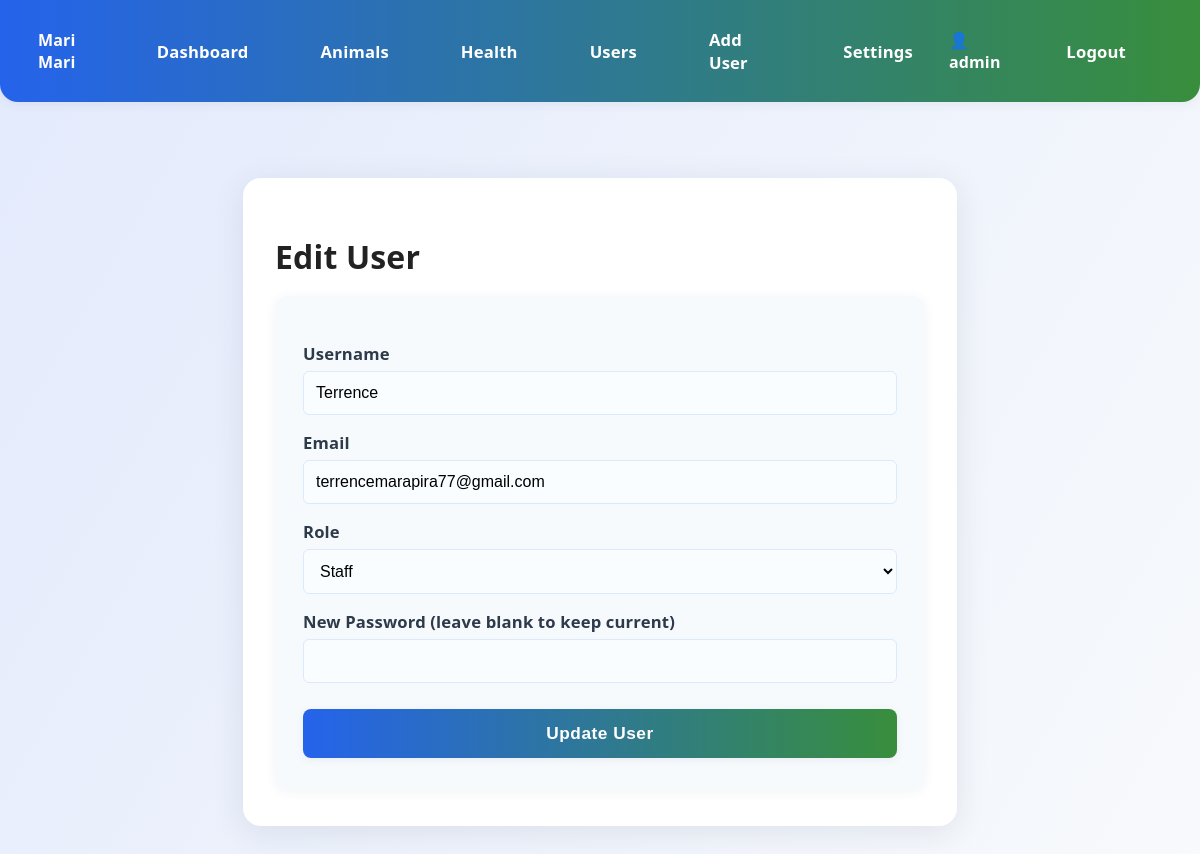
Screenshot of /users/2/edit (signed in) with the database file from the repository.
### models/settings.py (models this page shows)
class AppSettings(db.Model):
    __tablename__ = "app_settings"
    id = db.Column(db.Integer, primary_key=True)
    farm_name = db.Column(db.String(128), default="My Farm")

### models/user.py (models this page shows, shortened)
class User(db.Model):
    __tablename__ = 'user'
    id = db.Column(db.Integer, primary_key=True)
    username = db.Column(db.String(50), unique=True, nullable=False)
    email = db.Column(db.String(120), unique=True, nullable=False)
    password_hash = db.Column(db.String(128), nullable=False)
    role = db.Column(db.String(20), default='staff')  # 'admin', 'staff', etc.

### app.py (the view, shortened to what this page needs)
@app.route("/users/<int:user_id>/edit", methods=["GET", "POST"])
def edit_user(user_id):
    if not g.current_user or g.current_user.role != "admin":
        flash("Only admin can edit users.", "danger")
        return redirect(url_for("dashboard"))
    user = User.query.get_or_404(user_id)
    return render_template("edit_user.html", user=user)

### app.py (called while the page is built)
@app.before_request
def create_tables():
    try:
        if not AppSettings.query.first():
            default_settings = AppSettings(farm_name="My Farm")
            db.session.add(default_settings)
            db.session.commit()
        admin_user = User.query.filter_by(username="admin").first()
        if not admin_user:
            admin = User(username="admin", email="admin@example.com", role="admin")
            admin.set_password("pass123")
            db.session.add(admin)
            db.session.commit()
            print("[DEBUG] Admin user created with username 'admin' and password 'pass123'. Hash:", admin.password_hash)
        else:
            print(f"[DEBUG] Admin user already exists. Username: {admin_user.username}, Hash: {admin_user.password_hash}")
    except Exception as e:
        print(f"[DEBUG] Exception in create_tables: {e}")
        pass

@app.before_request
def load_logged_in_user():
    user_id = session.get("user_id")
    g.current_user = db.session.get(User,user_id) if user_id else None

def get_settings():
    try:
        return AppSettings.query.first()
    except Exception:
        return None

@app.context_processor
def inject_globals():
    return dict(settings=get_settings(), get_flashed_messages=get_flashed_messages)

### templates/edit_user.html (shortened to what this page needs)
{% extends "base.html" %}
{% block content %}
<div class="container">
  <h1 style="margin-bottom: 18px;">Edit User</h1>
  <form method="POST" class="form-card">
    <label>Username</label>
    <input type="text" name="username" value="{{ user.username }}" required>
    <label>Email</label>
    <input type="email" name="email" value="{{ user.email }}" required>
    <label>Role</label>
    <select name="role" required>
      <option value="staff" {% if user.role == "staff" %}selected{% endif %}>Staff</option>
    </select>
    <label>New Password (leave blank to keep current)</label>
    <input type="password" name="password" autocomplete="new-password">
    <button type="submit">Update User</button>
  </form>
</div>
{% endblock %}

### templates/base.html (shortened to what this page needs)
<!DOCTYPE html>
<html>
<head>
  <link rel="stylesheet" href="/static/style.css">
</head>
<body>
  <div class="navbar">
    <div class="nav-left">
      <span style="font-weight:700; color:#fff; margin-right:18px;">
        {{ (settings.farm_name if settings is defined else "Farm Manager") }}
      </span>
      <a href="/dashboard">Dashboard</a>
      <a href="/animals">Animals</a>
      <a href="/health-records">Health</a>
      {% if g.current_user and g.current_user.role == 'admin' %}
        <a href="/users">Users</a>
        <a href="/register">Add User</a>
        <a href="/settings">Settings</a>
      {% endif %}
    </div>
    <div class="nav-right">
      {% if g.current_user %}
        <span style="margin-right: 12px; font-weight:600; color:#fff; letter-spacing:0.01em;">👤 {{ g.current_user.username }}</span>
        <a href="/logout">Logout</a>
      {% endif %}
    </div>
  </div>
  <div class="content">
    {% block content %}{% endblock %}
  </div>
</body>
</html>

### static/style.css (style rules this page uses)
body { min-height: 100vh; font-family: 'Segoe UI', 'Roboto', Arial, sans-serif; background: linear-gradient(120deg, #e3eafc 0%, #f8fafc 100%); margin: 0; padding: 0; color: #222; letter-spacing: 0.01em; }
.container { max-width: 650px; margin: 48px auto; padding: 36px 32px; background: #fff; box-shadow: 0 6px 32px rgba(44,62,80,0.10); border-radius: 18px; }
.form-card { display: flex; flex-direction: column; background: #f7fafd; border-radius: 12px; padding: 32px 28px; box-shadow: 0 2px 12px rgba(44,62,80,0.06); }
label { margin: 14px 0 6px; color: #2d3a4a; font-weight: 600; font-size: 1.04em; letter-spacing: 0.01em; }
input, select, textarea { padding: 12px; font-size: 1em; border: 1.5px solid #dbeafe; border-radius: 6px; background: #fafdff; margin-bottom: 2px; transition: border 0.2s; outline: none; box-sizing: border-box; }
button { margin-top: 24px; padding: 14px 0; background: linear-gradient(90deg, #2563eb 0%, #388e3c 100%); color: white; font-weight: 700; font-size: 1.08em; border: none; border-radius: 8px; cursor: pointer; box-shadow: 0 2px 8px rgba(44,62,80,0.07); transition: background 0.2s, box-shadow 0.2s; letter-spacing: 0.03em; }
.navbar { display: flex; justify-content: space-between; align-items: center; background: linear-gradient(90deg, #2563eb 0%, #388e3c 100%); padding: 18px 38px; border-radius: 0 0 18px 18px; box-shadow: 0 2px 12px rgba(44,62,80,0.07); }
.navbar a { color: #fff; text-decoration: none; font-weight: 700; margin: 0 14px; padding: 10px 22px; border-radius: 8px; transition: background 0.2s, color 0.2s; font-size: 1.04em; letter-spacing: 0.01em; }
.nav-left, .nav-right { display: flex; align-items: center; }
.content { padding: 28px 0; max-width: 900px; margin: 0 auto; }

### templates/base.html (style rules this page uses)
body { background: linear-gradient(120deg, #e3eafc 0%, #f8fafc 100%); min-height: 100vh; }
.content { max-width: 900px; margin: 0 auto; padding: 28px 0; }

### rows the page displays
AppSettings: farm_name "Mari Mari"
User: current_user.username "admin"
User: username "Terrence", email "terrencemarapira77@gmail.com", role "Staff"
